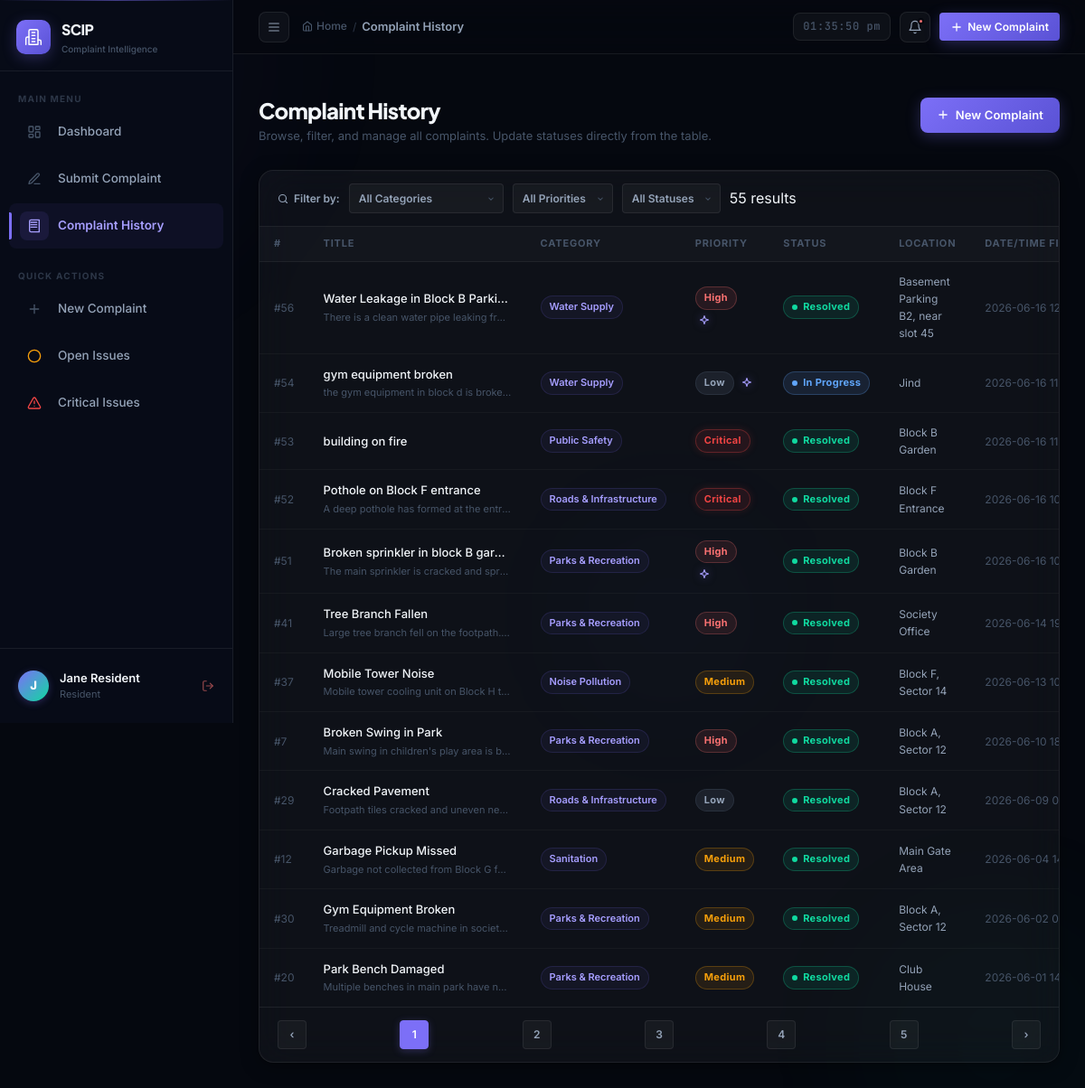
The app's page /history (signed in) with its own data.
### tables this page shows
CREATE TABLE users (
            id            INTEGER PRIMARY KEY AUTOINCREMENT,
            username      TEXT UNIQUE NOT NULL,
            password_hash TEXT NOT NULL,
            role          TEXT NOT NULL,
            full_name     TEXT NOT NULL,
            created_at    DATETIME DEFAULT CURRENT_TIMESTAMP
        );

CREATE TABLE complaints (
            id          INTEGER PRIMARY KEY AUTOINCREMENT,
            title       TEXT NOT NULL,
            category    TEXT NOT NULL,
            description TEXT,
            priority    TEXT NOT NULL,
            status      TEXT DEFAULT 'Open',
            location    TEXT,
            created_at  DATETIME DEFAULT CURRENT_TIMESTAMP,
            updated_at  DATETIME DEFAULT CURRENT_TIMESTAMP
        , ai_category TEXT, ai_priority TEXT, ai_department TEXT, ai_summary TEXT, user_id INTEGER);

### app.py (the view)
@app.route('/history')
@login_required
def history():
    page     = int(request.args.get('page', 1))
    category = request.args.get('category', '')
    priority = request.args.get('priority', '')
    status   = request.args.get('status', '')
    sort     = request.args.get('sort', 'created_at')
    order    = request.args.get('order', 'desc')
    user_id = None if session.get('role') == 'admin' else session.get('user_id')
    complaints, total, total_pages = get_all_complaints(
        page=page, per_page=12,
        category=category or None,
        priority=priority or None,
        status=status or None,
        sort=sort, order=order,
        user_id=user_id
    )
    return render_template('history.html',
                           complaints=complaints,
                           total=total,
                           total_pages=total_pages,
                           page=page,
                           category=category,
                           priority=priority,
                           status=status,
                           sort=sort,
                           order=order,
                           categories=CATEGORIES,
                           priorities=PRIORITIES,
                           statuses=STATUSES)

### app.py (called while the page is built)
def login_required(f):
    @wraps(f)
    def decorated_function(*args, **kwargs):
        if 'user_id' not in session:
            flash('Please log in to access this page.', 'danger')
            return redirect(url_for('login', next=request.url))
        return f(*args, **kwargs)
    return decorated_function

### database.py (called while the page is built)
def get_db():
    conn = sqlite3.connect(DB_PATH)
    conn.row_factory = sqlite3.Row
    return conn

### templates/history.html (shortened to what this page needs)
{% extends "base.html" %}
{% block breadcrumb %}Complaint History{% endblock %}
{% block content %}
<div class="page-header animate-in">
  <div>
    <h1 class="page-title">Complaint History</h1>
    <p class="page-subtitle">Browse, filter, and manage all complaints. Update statuses directly from the table.</p>
  </div>
  <a href="{{ url_for('submit') }}" class="btn btn-primary">
    <svg class="icon-svg icon-svg-xs" viewBox="0 0 24 24"><line x1="12" x2="12" y1="5" y2="19"/><line x1="5" x2="19" y1="12" y2="12"/></svg>
    New Complaint
  </a>
</div>
<div class="glass-card table-card animate-in" style="animation-delay:0.1s;">
  <div class="filter-bar">
    <span style="font-size:12px; font-weight:600; color:var(--text-secondary); white-space:nowrap; display:inline-flex; align-items:center; gap:6px;">
      <svg class="icon-svg icon-svg-xs" viewBox="0 0 24 24"><circle cx="11" cy="11" r="8"/><line x1="21" x2="16.65" y1="21" y2="16.65"/></svg>
      Filter by:
    </span>
    <form method="GET" action="{{ url_for('history') }}" id="filterForm" style="display:contents;">
      <select name="category" class="filter-select" onchange="this.form.submit()">
        <option value="">All Categories</option>
      </select>
      <select name="priority" class="filter-select" onchange="this.form.submit()">
        <option value="">All Priorities</option>
      </select>
      <select name="status" class="filter-select" onchange="this.form.submit()">
        <option value="">All Statuses</option>
      </select>
    </form>
    <span class="results-count">{{ total }} result{{ 's' if total != 1 }}</span>
  </div>
  {% if complaints %}
  <div style="overflow-x:auto;">
    <table class="data-table">
      <thead>
        <tr>
          <th data-sort="id" style="width:60px;">#</th>
          <th data-sort="title">Title</th>
          <th data-sort="category">Category</th>
          <th data-sort="priority">Priority</th>
          <th data-sort="status">Status</th>
          <th>Location</th>
          <th data-sort="created_at">Date/Time Filed</th>
        </tr>
      </thead>
      <tbody>
        {% for c in complaints %}
        <tr>
          <td style="color:var(--text-muted); font-size:12px;">#{{ c.id }}</td>
          <td class="complaint-title-cell">
            <a href="{{ url_for('complaint_detail', complaint_id=c.id) }}" class="complaint-title-link">
              <span class="title-text" title="{{ c.title }}">{{ c.title }}</span>
            </a>
            {% if c.description %}
            <span class="complaint-id" title="{{ c.description }}">{{ c.description[:60] }}{{ '…' if c.description | length > 60 }}</span>
            {% endif %}
          </td>
          <td><span class="category-chip">{{ c.category }}</span></td>
          <td>
            <span class="badge badge-{{ c.priority | lower }}">{{ c.priority }}</span>
            {% if c.ai_category %}
            <span class="ai-mini-badge" title="AI Classification: {{ c.ai_priority }} · {{ c.ai_department }}" style="vertical-align: middle; margin-left: 4px;">
              <svg class="icon-svg icon-svg-xs" style="stroke:var(--accent-light);" viewBox="0 0 24 24"><path d="m12 3-1.912 5.813a2 2 0 0 1-1.275 1.275L3 12l5.813 1.912a2 2 0 0 1 1.275 1.275L12 21l1.912-5.813a2 2 0 0 1 1.275-1.275L21 12l-5.813-1.912a2 2 0 0 1-1.275-1.275L12 3Z"/></svg>
            </span>
            {% endif %}
          </td>
          <td>
            <span class="badge status-badge
              {% if c.status == 'Open' %}badge-open
              {% elif c.status == 'In Progress' %}badge-progress
              {% else %}badge-resolved{% endif %}">
              <span class="badge-dot"></span>
              {{ c.status }}
            </span>
          </td>
          <td style="color:var(--text-secondary); font-size:12px;">{{ c.location or '—' }}</td>
          <td style="color:var(--text-muted); font-size:12px; white-space:nowrap;" title="{{ c.created_at }}">
            {{ c.created_at[:16].replace('T',' ') }}
          </td>
        </tr>
        {% endfor %}
      </tbody>
    </table>
  </div>
  {% if total_pages > 1 %}
  <div class="pagination">
    {% if page > 1 %}
    <a href="{{ url_for('history', page=page-1, category=category, priority=priority, status=status, sort=sort, order=order) }}"
       class="page-btn">‹</a>
    {% else %}
    <span class="page-btn disabled">‹</span>
    {% endif %}
    {% set start_page = [1, page - 2] | max %}
    {% set end_page = [total_pages, start_page + 4] | min %}
    {% set start_page = [1, end_page - 4] | max %}
    {% for p in range(start_page, end_page + 1) %}
    <a href="{{ url_for('history', page=p, category=category, priority=priority, status=status, sort=sort, order=order) }}"
       class="page-btn {% if p == page %}active{% endif %}">{{ p }}</a>
    {% endfor %}
    {% if page < total_pages %}
    <a href="{{ url_for('history', page=page+1, category=category, priority=priority, status=status, sort=sort, order=order) }}"
       class="page-btn">›</a>
    {% else %}
    <span class="page-btn disabled">›</span>
    {% endif %}
  </div>
  {% endif %}
  {% endif %}
</div>
{% endblock %}

### templates/base.html (shortened to what this page needs)
<!DOCTYPE html>
<html lang="en">
<head>
  <link rel="stylesheet" href="{{ url_for('static', filename='css/style.css', v='3.2') }}" />
</head>
<body>
<div class="bg-orb bg-orb-2"></div>
<div class="bg-orb bg-orb-3"></div>
<aside class="sidebar" id="sidebar">
  <a href="{{ url_for('dashboard') }}" class="sidebar-logo">
    <div class="logo-icon">
      <svg class="icon-svg icon-svg-md" style="stroke:#fff" viewBox="0 0 24 24"><path d="M6 22V4a2 2 0 0 1 2-2h8a2 2 0 0 1 2 2v18Z"/><path d="M6 12H4a2 2 0 0 0-2 2v8"/><path d="M18 16h2a2 2 0 0 1 2 2v4"/><path d="M10 6h4"/><path d="M10 10h4"/><path d="M10 14h4"/><path d="M10 18h4"/></svg>
    </div>
    <div class="logo-text">
      <div class="logo-title">SCIP</div>
      <div class="logo-subtitle">Complaint Intelligence</div>
    </div>
  </a>
  <nav class="sidebar-nav">
    <div class="nav-section-label">Main Menu</div>
    <a href="{{ url_for('dashboard') }}"
       class="nav-item {% if request.endpoint == 'dashboard' %}active{% endif %}"
       data-tooltip="Dashboard">
      <span class="nav-icon">
        <svg class="icon-svg" viewBox="0 0 24 24"><rect width="7" height="9" x="3" y="3" rx="1"/><rect width="7" height="5" x="14" y="3" rx="1"/><rect width="7" height="9" x="14" y="12" rx="1"/><rect width="7" height="5" x="3" y="16" rx="1"/></svg>
      </span>
      <span class="nav-label">Dashboard</span>
    </a>
    <a href="{{ url_for('submit') }}"
       class="nav-item {% if request.endpoint == 'submit' %}active{% endif %}"
       data-tooltip="Submit Complaint">
      <span class="nav-icon">
        <svg class="icon-svg" viewBox="0 0 24 24"><path d="M12 20h9"/><path d="M16.5 3.5a2.12 2.12 0 0 1 3 3L7 19l-4 1 1-4Z"/></svg>
      </span>
      <span class="nav-label">Submit Complaint</span>
    </a>
    <a href="{{ url_for('history') }}"
       class="nav-item {% if request.endpoint == 'history' %}active{% endif %}"
       data-tooltip="Complaint History">
      <span class="nav-icon">
        <svg class="icon-svg" viewBox="0 0 24 24"><path d="M4 19.5v-15A2.5 2.5 0 0 1 6.5 2H20v20H6.5a2.5 2.5 0 0 1-2.5-2.5Z"/><path d="M6 6h10"/><path d="M6 10h10"/><path d="M6 14h10"/></svg>
      </span>
      <span class="nav-label">Complaint History</span>
    </a>
    <div class="nav-section-label" style="margin-top:16px">Quick Actions</div>
    <a href="{{ url_for('submit') }}" class="nav-item" data-tooltip="New Complaint">
      <span class="nav-icon">
        <svg class="icon-svg icon-svg-sm" viewBox="0 0 24 24"><path d="M5 12h14"/><path d="M12 5v14"/></svg>
      </span>
      <span class="nav-label">New Complaint</span>
    </a>
    <a href="{{ url_for('history') }}?status=Open" class="nav-item" data-tooltip="Open Issues">
      <span class="nav-icon">
        <svg class="icon-svg icon-svg-sm" style="stroke:var(--warning)" viewBox="0 0 24 24"><circle cx="12" cy="12" r="10"/></svg>
      </span>
      <span class="nav-label">Open Issues</span>
    </a>
    <a href="{{ url_for('history') }}?priority=Critical" class="nav-item" data-tooltip="Critical Issues">
      <span class="nav-icon">
        <svg class="icon-svg icon-svg-sm" style="stroke:var(--critical)" viewBox="0 0 24 24"><path d="m21.73 18-8-14a2 2 0 0 0-3.48 0l-8 14A2 2 0 0 0 4 21h16a2 2 0 0 0 1.73-3Z"/><path d="M12 9v4"/><path d="M12 17h.01"/></svg>
      </span>
      <span class="nav-label">Critical Issues</span>
    </a>
  </nav>
  <div class="sidebar-footer">
    <div class="sidebar-user" style="display:flex; justify-content:space-between; align-items:center; width:100%;">
      <div style="display:flex; align-items:center; gap:12px;">
        <div class="user-avatar" style="text-transform:uppercase;">
          {{ (session.get('full_name') or session.get('username') or 'U')[0] }}
        </div>
        <div class="user-info">
          <div class="user-name" title="{{ session.get('full_name') }}">{{ session.get('full_name') or 'User' }}</div>
          <div class="user-role">{{ 'Society Manager' if session.get('role') == 'admin' else 'Resident' }}</div>
        </div>
      </div>
      <a href="{{ url_for('logout') }}" class="logout-btn" title="Log Out" style="color:var(--text-muted); opacity:0.6; transition:opacity 0.2s; display:flex; align-items:center;" onmouseover="this.style.opacity='1'" onmouseout="this.style.opacity='0.6'">
        <svg class="icon-svg icon-svg-sm" style="stroke:var(--danger)" viewBox="0 0 24 24"><path d="M9 21H5a2 2 0 0 1-2-2V5a2 2 0 0 1 2-2h4"/><polyline points="16 17 21 12 16 7"/><line x1="21" x2="9" y1="12" y2="12"/></svg>
      </a>
    </div>
  </div>
</aside>
<div class="main-content" id="mainContent">
  <header class="topbar">
    <div class="topbar-left">
      <button class="sidebar-toggle" id="sidebarToggle" aria-label="Toggle Sidebar">
        <svg class="icon-svg" viewBox="0 0 24 24"><line x1="4" x2="20" y1="12" y2="12"/><line x1="4" x2="20" y1="6" y2="6"/><line x1="4" x2="20" y1="18" y2="18"/></svg>
      </button>
      <nav class="page-breadcrumb">
        <a href="{{ url_for('dashboard') }}" class="breadcrumb-home">
          <span style="display:inline-flex; align-items:center; gap:4px;">
            <svg class="icon-svg icon-svg-xs" viewBox="0 0 24 24"><path d="m3 9 9-7 9 7v11a2 2 0 0 1-2 2H5a2 2 0 0 1-2-2z"/><polyline points="9 22 9 12 15 12 15 22"/></svg>
            Home
          </span>
        </a>
        <span class="breadcrumb-sep">/</span>
        <span class="breadcrumb-current">{% block breadcrumb %}Dashboard{% endblock %}</span>
      </nav>
    </div>
    <div class="topbar-right">
      <span class="topbar-time" id="liveClock"></span>
      <a href="{{ url_for('history') }}?status=Open" class="topbar-btn" title="Open Complaints">
        <svg class="icon-svg" viewBox="0 0 24 24"><path d="M6 8a6 6 0 0 1 12 0c0 7 3 9 3 9H3s3-2 3-9"/><path d="M10.3 21a1.94 1.94 0 0 0 3.4 0"/></svg>
        <span class="notif-dot"></span>
      </a>
      <a href="{{ url_for('submit') }}" class="btn btn-primary btn-sm">
        <svg class="icon-svg icon-svg-xs" viewBox="0 0 24 24"><line x1="12" x2="12" y1="5" y2="19"/><line x1="5" x2="19" y1="12" y2="12"/></svg>
        New Complaint
      </a>
    </div>
  </header>
  <div style="padding: 0 28px; padding-top: 20px;">
  </div>
  <main class="page-content">
    {% block content %}{% endblock %}
  </main>
</div>
</body>
</html>

### records on screen
users: full_name "Jane Resident"
complaints: id "56", title "Water Leakage in Block B Parking", description "There is a clean water pipe leaking fr…", category "Water Supply", priority "High", status "Resolved", location "Basement Parking B2, near slot 45", created_at "2026-06-16…"
complaints: id "54", title "gym equipment broken", description "the gym equipment in block d is broke…", category "Water Supply", priority "Low", status "In Progress", location "Jind", created_at "2026-06-16…"
complaints: id "53", title "building on fire", category "Public Safety", priority "Critical", status "Resolved", location "Block B Garden", created_at "2026-06-16…"
complaints: id "52", title "Pothole on Block F entrance", description "A deep pothole has formed at the entr…", category "Roads & Infrastructure", priority "Critical", status "Resolved", location "Block F Entrance", created_at "2026-06-16…"
complaints: id "51", title "Broken sprinkler in block B gar…", description "The main sprinkler is cracked and spr…", category "Parks & Recreation", priority "High", status "Resolved", location "Block B Garden", created_at "2026-06-16…"
complaints: id "41", title "Tree Branch Fallen", description "Large tree branch fell on the footpath.…", category "Parks & Recreation", priority "High", status "Resolved", location "Society Office", created_at "2026-06-14…"
complaints: id "37", title "Mobile Tower Noise", description "Mobile tower cooling unit on Block H t…", category "Noise Pollution", priority "Medium", status "Resolved", location "Block F, Sector 14", created_at "2026-06-13…"
complaints: id "7", title "Broken Swing in Park", description "Main swing in children's play area is b…", category "Parks & Recreation", priority "High", status "Resolved", location "Block A, Sector 12", created_at "2026-06-10…"
complaints: id "29", title "Cracked Pavement", description "Footpath tiles cracked and uneven ne…", category "Roads & Infrastructure", priority "Low", status "Resolved", location "Block A, Sector 12", created_at "2026-06-09…"
complaints: id "12", title "Garbage Pickup Missed", description "Garbage not collected from Block G f…", category "Sanitation", priority "Medium", status "Resolved", location "Main Gate Area", created_at "2026-06-04…"
complaints: id "30", title "Gym Equipment Broken", description "Treadmill and cycle machine in societ…", category "Parks & Recreation", priority "Medium", status "Resolved", location "Block A, Sector 12", created_at "2026-06-02…"
complaints: id "20", title "Park Bench Damaged", description "Multiple benches in main park have n…", category "Parks & Recreation", priority "Medium", status "Resolved", location "Club House", created_at "2026-06-01…"

### other values on screen
{{ (session.get('full_name') or session.get('username') or 'U')[0] }} "J"
{{ 'Society Manager' if session.get('role') == 'admin' else 'Resident' }} "Resident"
{{ total }} "55"
{{ 's' if total != 1 }} "s"
{{ p }} "1" "2" "3" "4" "5"
